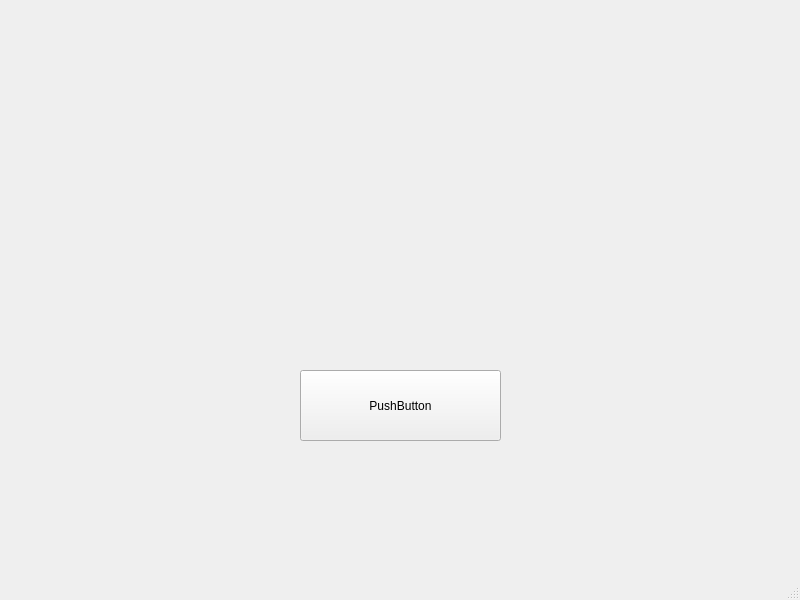
<?xml version="1.0" encoding="UTF-8"?>
<ui version="4.0">
 <class>MainWindow</class>
 <widget class="QMainWindow" name="MainWindow">
  <property name="geometry">
   <rect>
    <x>0</x>
    <y>0</y>
    <width>800</width>
    <height>600</height>
   </rect>
  </property>
  <property name="windowTitle">
   <string>MainWindow</string>
  </property>
  <widget class="QWidget" name="centralwidget">
   <widget class="QPushButton" name="pushButton">
    <property name="geometry">
     <rect>
      <x>300</x>
      <y>370</y>
      <width>201</width>
      <height>71</height>
     </rect>
    </property>
    <property name="text">
     <string>PushButton</string>
    </property>
   </widget>
  </widget>
  <widget class="QMenuBar" name="menubar">
   <property name="geometry">
    <rect>
     <x>0</x>
     <y>0</y>
     <width>800</width>
     <height>26</height>
    </rect>
   </property>
  </widget>
  <widget class="QStatusBar" name="statusbar"/>
 </widget>
 <resources/>
 <connections/>
</ui>
